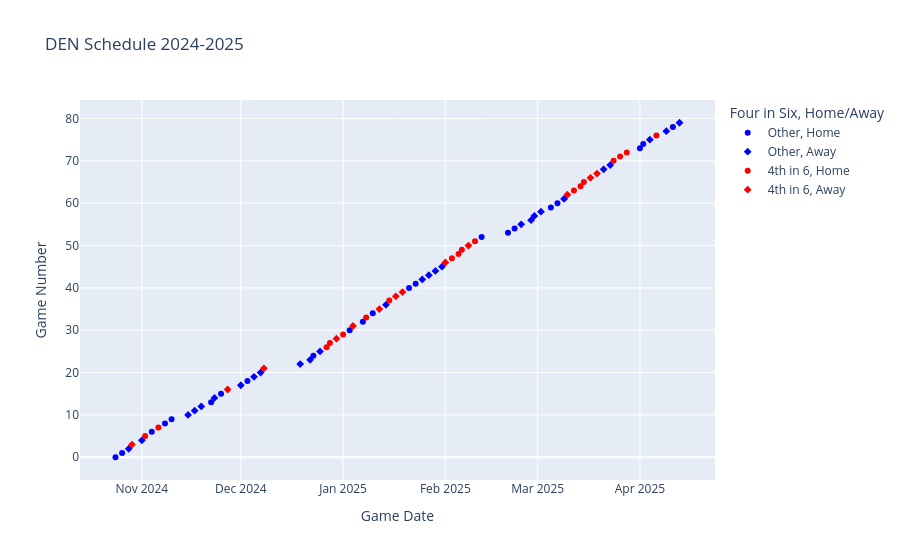

This figure's notebook cell:
### Code cell
# Plot DEN Scatter
fig = px.scatter(
    scheduleDEN,
    x="gamedate",
    color="Four in Six", # Color represents 4-in-6 or not
    symbol="Home/Away",  # Symbols represents Home or Away
    color_discrete_map={'4th in 6': 'red', 'Other': 'blue'},
    symbol_map={'Home': 'circle', 'Away': 'diamond'},
    title="DEN Schedule 2024-2025",
)

# Update graph names
fig.update_xaxes(title="Game Date")
fig.update_yaxes(title="Game Number")
fig.show()
